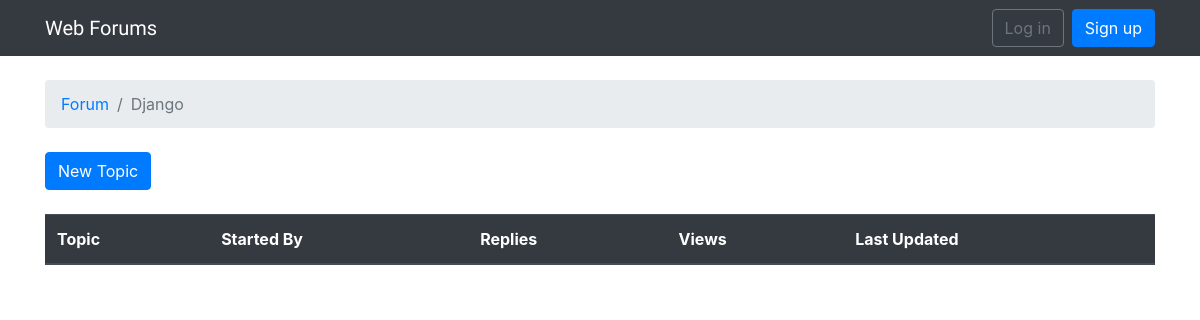
Before: /webforum/forums/1/ with the older database file.
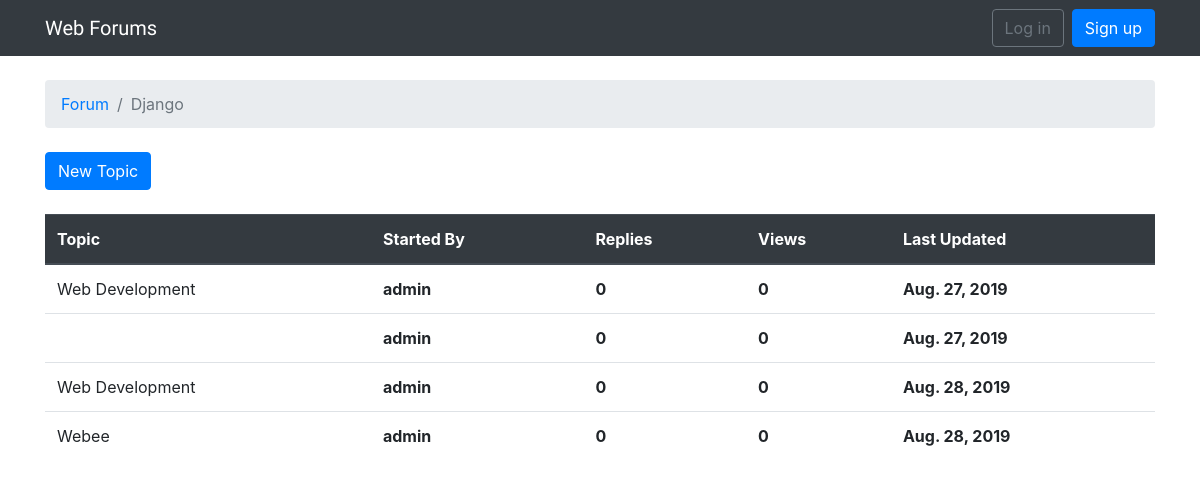
After: the same page with the newer database file.
### webforum/models.py (models this page shows, shortened)
class Forum(models.Model):
    name = models.CharField(max_length=30, unique=True)
    description = models.CharField(max_length=100)

class Topic(models.Model):
    subject = models.CharField(max_length=250)
    last_updated = models.DateTimeField(auto_now_add=True)
    forum = models.ForeignKey(Forum, on_delete=models.CASCADE, related_name='topics')
    started_by = models.ForeignKey(User, on_delete=models.CASCADE, related_name='topics')

### webforum/views.py (the view)
# urls.py: path('forums/<int:pk>/', views.forum_topics, name='forum_topics'),
def forum_topics(request, pk):
    forum = get_object_or_404(Forum, pk=pk)
    contex = {
        'forum':forum
    }
    return render(request, 'topics.html', contex)

### webforum/templates/topics.html (shortened to what this page needs)
{% extends 'base.html' %}
{% block breadcrumb %}
<li class="breadcrumb-item"><a href="{% url 'home' %}">Forum</a> </li>
<li class="breadcrumb-item active">{{forum.name}}</li>
{% endblock %}
{% block content %}
<div class="mb-4">
    <a href="{% url 'new_topic' forum.pk %}" class="btn btn-primary">New Topic</a>
</div>
<table class="table">
    <thead class="thead-inverse thead-dark">
        <tr>
            <th>Topic</th>
            <th>Started By</th>
            <th>Replies</th>
            <th>Views</th>
            <th>Last Updated</th>
        </tr>
    </thead>
    <tbody>
        {% for topic in forum.topics.all %}
        <tr>
            <td>{{topic.subject}}</td>
            <th>{{topic.started_by.username}}</th>
            <th>0</th>
            <th>0</th>
            <th>{{topic.last_updated.date}}</th>
        </tr>
        {% endfor %}
    </tbody>
</table>
{% endblock %}

### forumproject/templates/base.html (shortened to what this page needs)
{% load static %}<!DOCTYPE html>
<html>
  <head>
    <link rel="stylesheet" href="{% static 'css/bootstrap.min.css' %}">
    <link rel="stylesheet" href="{% static 'css/app.css' %}">
  </head>
  <body>
    {% block body %}
    <nav class="navbar navbar-expand-sm navbar-dark bg-dark">
        <div class="container">
          <a class="navbar-brand" href="{% url 'home' %}">Web Forums</a>
          <div class="collapse navbar-collapse" id="mainMenu">
            {% if user.is_authenticated %}
            <ul class="navbar-nav ml-auto">
              <li class="nav-item dropdown">
                <a class="nav-link dropdown-toggle" href="#" id="userMenu" data-toggle="dropdown" aria-haspopup="true" aria-expanded="false">
                  {{ user.username }}
                </a>
                <div class="dropdown-menu dropdown-menu-right" aria-labelledby="userMenu">
                  <a class="dropdown-item" href="#">My account</a>
                  <a class="dropdown-item" href="#">Change password</a>
                  <div class="dropdown-divider"></div>
                  <a class="dropdown-item" href="{% url 'logout' %}">Log out</a>
                </div>
              </li>
            </ul>
            {% else %}
            <form class="form-inline ml-auto">
                <a href="{% url 'login' %}" class="btn btn-outline-secondary">Log in</a>
                <a href="{% url 'signup' %}" class="btn btn-primary ml-2">Sign up</a>
            </form>
            {% endif %}
          </div>
        </div>
      </nav>
    <div class="container">
      <ol class="breadcrumb my-4">
        {% block breadcrumb %}{% endblock %}
      </ol>
      {% block content %}{% endblock %}
    </div>
    {% endblock body %}
  </body>
</html>

### webforum/static/css/app.css (style rules this page uses)
.navbar-brand { font-family: 'Syncopate', sans-serif; }

Changed rows visible on the page:
added Topic: subject "Web Development", started_by.username "admin", last_updated "Aug. 27, 2019"
added Topic: started_by.username "admin", last_updated "Aug. 27, 2019"
added Topic: subject "Web Development", started_by.username "admin", last_updated "Aug. 28, 2019"
added Topic: subject "Webee", started_by.username "admin", last_updated "Aug. 28, 2019"
